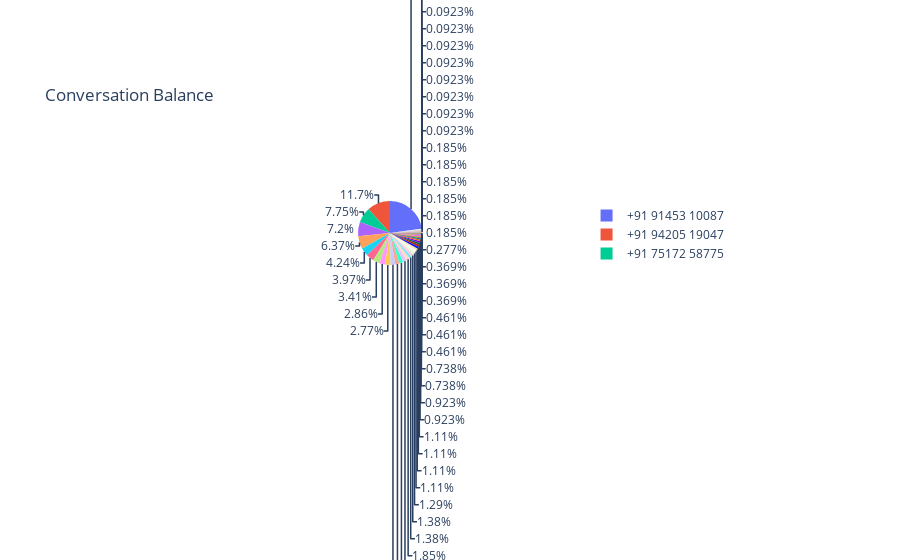

Write notebook code for a chart like this one.
### Code cell
# Step 2: Conversation Balance
user_counts = df['user'].value_counts()
fig = px.pie(values=user_counts.values, names=user_counts.index, title="Conversation Balance")
fig.show()

### Figure 1 — Plotly figure (JSON) as saved in the notebook; plotly's stock layout.template omitted (floating-point values rounded to 4 significant figures)
{"data": [{"domain": {"x": [0, 1], "y": [0, 1]}, "hovertemplate": "label=%{label}<br>value=%{value}<extra></extra>", "labels": ["+91 91453 10087", "+91 94205 19047", "+91 75172 58775", "+91 89991 87689", "+91 88303 18056", "+91 92849 94264", "+91 96995 18307", "+91 97674 26310", "+91 94236 86909", "+91 80874 66696", "+91 73786 70345", "+91 72497 58782", "+91 73504 80296", "+91 76662 48640", "+91 88882 36756", "+91 72628 86686", "+91 98342 58029", "+91 98344 76824", "+91 73875 36728", "+91 72188 35128", "+91 92724 23608", "+91 89591 70214", "+91 70577 02361", "+91 83291 81739", "+91 94205 19355", "+91 75768 54732", "+91 88888 54276", "+91 92849 86713", "+91 99684 91185", "+91 90963 86210", "+91 97166 03099", "tpritha03", "+91 88303 56719", "+91 88884 15689", "+91 89567 87702", "+91 87667 26443", "+91 91308 55598", "+91 91753 90367", "+91 88306 42448", "+91 75249 31862", "+91 87938 76527", "You joined a group via invite in the community", "+91 76201 82341", "+91 89990 17595", "+91 76658 52922", "+91 95038 58563", "+91 84464 56337", "+91 78282 01718", "+91 91725 21792"], "legendgroup": "", "name": "", "showlegend": true, "type": "pie", "values": [248, 127, 84, 78, 69, 46, 43, 37, 31, 30, 26, 23, 22, 20, 20, 15, 15, 14, 12, 12, 12, 12, 10, 10, 8, 8, 5, 5, 5, 4, 4, 4, 3, 2, 2, 2, 2, 2, 2, 1, 1, 1, 1, 1, 1, 1, 1, 1, 1]}], "layout": {"autosize": true, "legend": {"tracegroupgap": 0}, "title": {"text": "Conversation Balance"}}}
